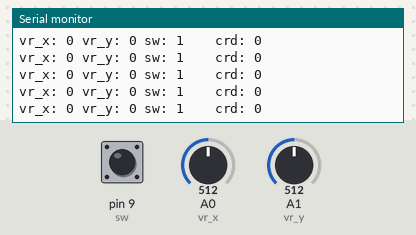
Simulated run of this sketch. Board: Arduino Uno, built with avr-gcc and run on an emulated ATmega328P. On the bench: the last lines printed to the serial monitor. Inputs (shaded band) come from the test bench; at power-on: A0 (vr_x) = 512, A1 (vr_y) = 512, pin 9 (sw) HIGH.

Above: at 1.2 s.
1.3 s: A0 (vr_x) set to 716
At 1.32 s:
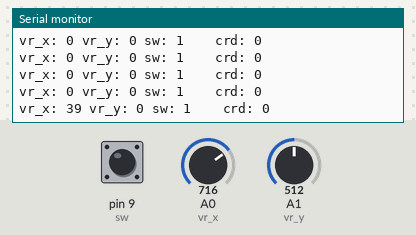
4.3 s: A1 (vr_y) set to 716
At 4.35 s:
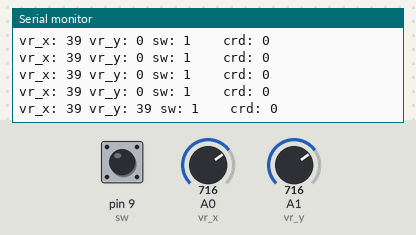
5.8 s: pin 9 (sw) pulled LOW for 0.15 s
At 5.86 s:
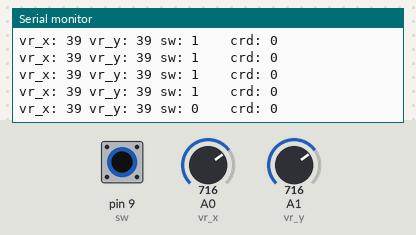
7.4 s: A0 (vr_x) set to 900
At 7.48 s:
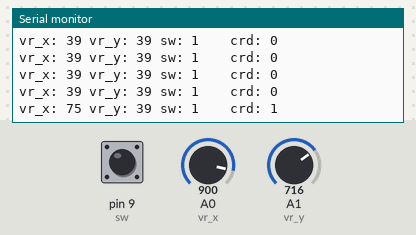
8.9 s: pin 9 (sw) pulled LOW for 1 s
At 9.0 s:
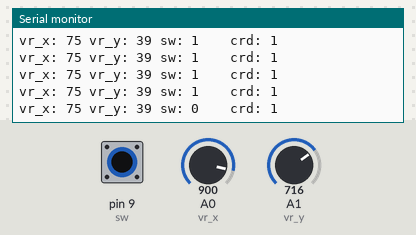
11.4 s: A1 (vr_y) set to 1023
At 11.42 s:
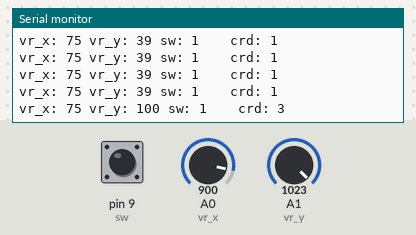
Timing chart, 0 to 14.4 s (numbered marks = the images above; inputs shaded):
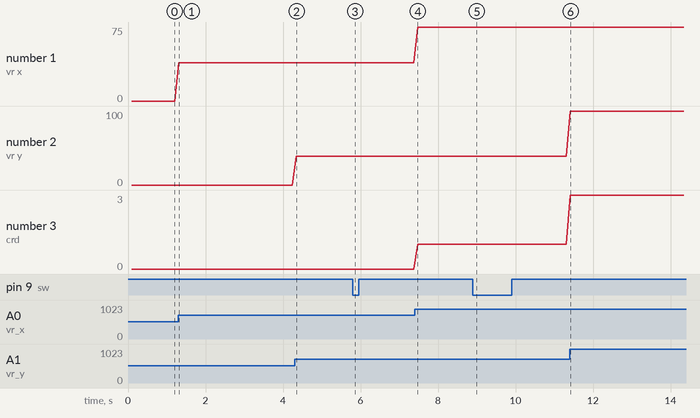

Measured:
- after the input at 1.3 s, the serial monitor: prints a new line at once (image 1)
- after the input at 4.3 s, the serial monitor: prints a new line at once (image 2)
- after the input at 5.8 s, the serial monitor: prints a new line after 0.06 s (image 3)
- after the input at 7.4 s, the serial monitor: prints a new line after 0.08 s (image 4)
- after the input at 8.9 s, the serial monitor: prints a new line after 0.09 s (image 5)
- after the input at 11.4 s, the serial monitor: prints a new line at once (image 6)
- plotted number 1: 0 → 39 after the input at 1.3 s, 39 → 75 after the input at 7.4 s
- plotted number 2: 39 → 100 after the input at 11.4 s

The sketch:

joystick_gehirn.ino
```cpp
#define vr_x A0
#define vr_y A1
#define sw 9


int16_t vr_x_data = 0;
int16_t vr_y_data = 0;
int8_t sw_data = 0;

int8_t crd = 0;


void setup() {
  Serial.begin(9600);
  pinMode(sw, INPUT_PULLUP);
}


void j_data() {
  vr_x_data = map(analogRead(vr_x), 0, 1023, -100, 100);
  vr_y_data = map(analogRead(vr_y), 0, 1023, -100, 100);
  sw_data = digitalRead(sw);

  if(vr_x_data > 50 && vr_y_data < 50) crd = 1;  // вперёд по оси х
  if(vr_x_data < -50 && vr_y_data < 50) crd = -1;  // назад по оси х

  if(vr_x_data < 50 && vr_y_data > 50) crd = 2;  // вперёд по оси у
  if(vr_x_data < 50 && vr_y_data < -50) crd = -2;  // назад по оси у

  if(vr_x_data > 50 && vr_y_data > 50) crd = 3;  // вперёд по диагонали х y
  if(vr_x_data < -50 && vr_y_data < -50) crd = -3;  // назад по дагонали x y

  if(vr_x_data > 50 && vr_y_data < -50) crd = 4;  // вперёд по диагонали -y -x
  if(vr_x_data < -50 && vr_y_data > 50) crd = -4;  // назад по диагонали -y -x

  if(vr_x_data < 50 && vr_y_data < 50 && vr_x_data > -50 && vr_y_data > -50) crd = 0;  // нейтральное положение

}

void loop() {
  delay(100);

  j_data();

  Serial.println("vr_x: "+String(vr_x_data)+" vr_y: "+String(vr_y_data)+" sw: "+String(sw_data)+"    crd: "+String(crd));

}
```
